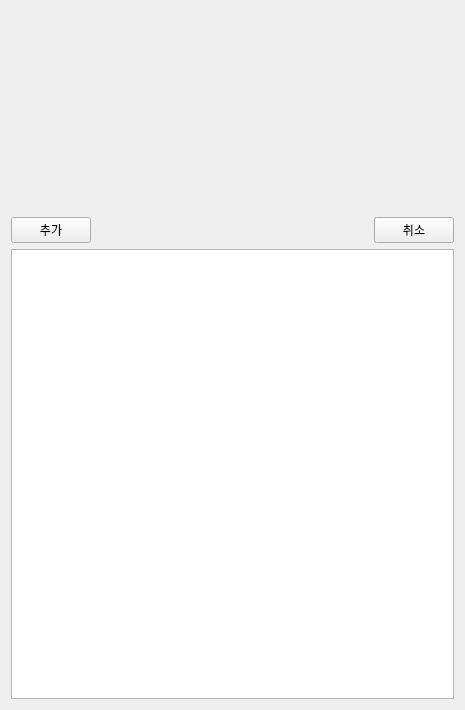
<?xml version="1.0" encoding="UTF-8"?>
<ui version="4.0">
 <class>title_form</class>
 <widget class="QWidget" name="title_form">
  <property name="geometry">
   <rect>
    <x>0</x>
    <y>0</y>
    <width>465</width>
    <height>710</height>
   </rect>
  </property>
  <property name="windowTitle">
   <string>Form</string>
  </property>
  <layout class="QGridLayout" name="gridLayout">
   <item row="0" column="0">
    <layout class="QVBoxLayout" name="verticalLayout">
     <item>
      <widget class="QWidget" name="title_item" native="true">
       <property name="minimumSize">
        <size>
         <width>300</width>
         <height>200</height>
        </size>
       </property>
      </widget>
     </item>
     <item>
      <layout class="QHBoxLayout" name="horizontalLayout">
       <item>
        <widget class="QPushButton" name="btn_add">
         <property name="text">
          <string>추가</string>
         </property>
        </widget>
       </item>
       <item>
        <spacer name="horizontalSpacer">
         <property name="orientation">
          <enum>Qt::Horizontal</enum>
         </property>
         <property name="sizeHint" stdset="0">
          <size>
           <width>40</width>
           <height>20</height>
          </size>
         </property>
        </spacer>
       </item>
       <item>
        <widget class="QPushButton" name="btn_cancel">
         <property name="text">
          <string>취소</string>
         </property>
        </widget>
       </item>
      </layout>
     </item>
     <item>
      <widget class="QTableView" name="tableView">
       <property name="minimumSize">
        <size>
         <width>400</width>
         <height>300</height>
        </size>
       </property>
      </widget>
     </item>
    </layout>
   </item>
  </layout>
 </widget>
 <resources/>
 <connections/>
</ui>
